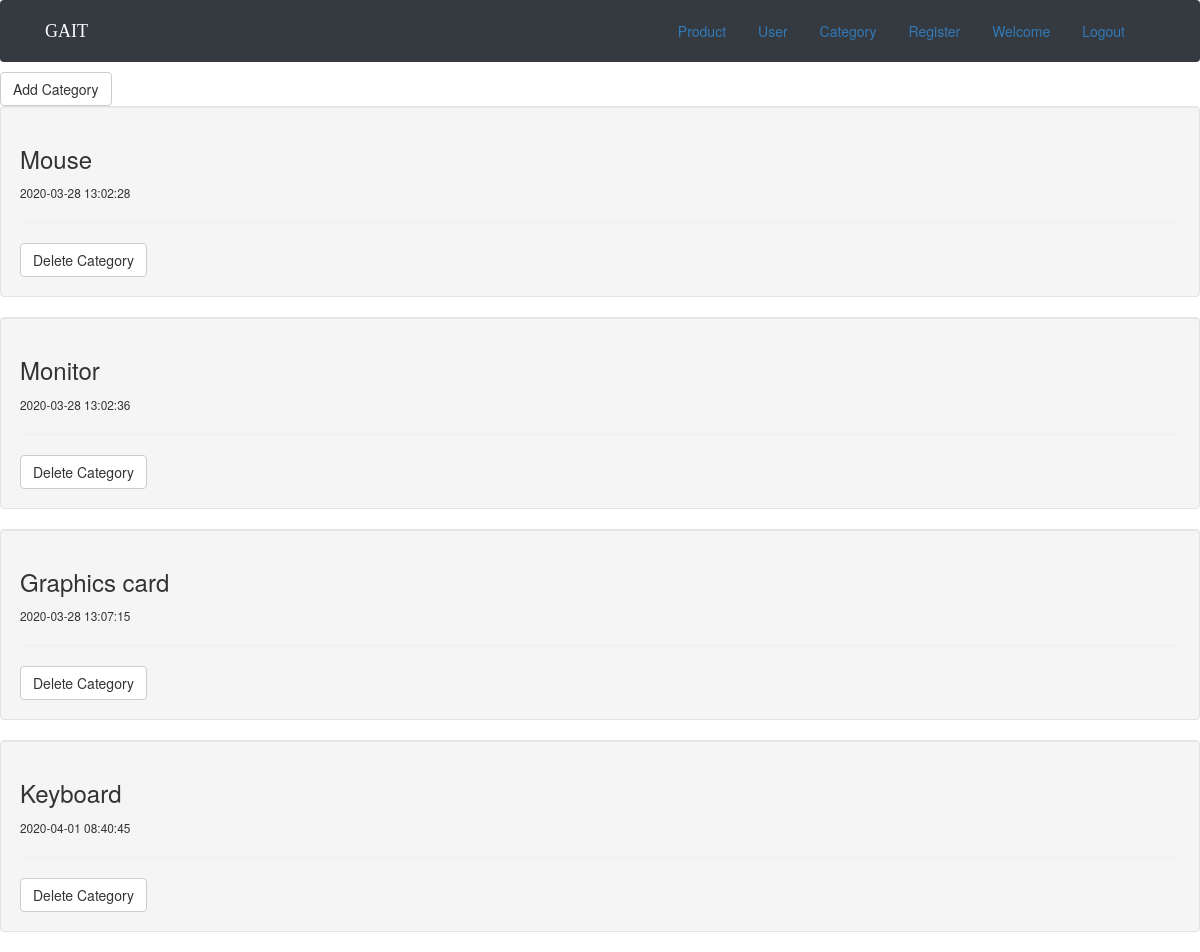
The app's page /category.php with its own data.
### tables this page shows
CREATE TABLE `category` (
  `id` int(11) NOT NULL,
  `name` varchar(255) NOT NULL,
  `create_date` datetime NOT NULL DEFAULT CURRENT_TIMESTAMP
);

### category.php (the view, shortened to what this page needs)
<?php
  include "header.php";
  include "config.php";
$query = "SELECT * FROM category";
$result = mysqli_query($conn, $query);
?>
<html>
<head>
    <link rel="stylesheet"  href="assets/css/home.css">
    <link rel="stylesheet"  href="assets/css/main.css">
     <link rel="stylesheet"  href="assets/css/bootstrap.min.css">
     <link rel="stylesheet"  href="/fonts/style.css">
    <link rel="stylesheet" href="https://cdnjs.cloudflare.com/ajax/libs/font-awesome/4.7.0/css/font-awesome.min.css">
  <link rel="stylesheet" href="assets/css/bootstrap.css">
  <link rel="stylesheet" href="assets/css/style.css">
</head>
<body>
  <nav class="navbar navbar-expand-sm navbar-dark bg-dark mb-3">
        <div class="container">
          <a class="navbar-brand" href="aproduct.php" style="font-family: 'Bree Serif', serif">GAIT</a>
          <div class="collapse navbar-collapse" id="navbarNav">
          <ul class="nav nav-pills justify-content-end">
          <li><a class="na" href="aproduct.php">Product</a></li>
          <li><a class="na" href="user.php">User</a></li>
          <li><a class="na" href="category.php">Category</a></li>
          <li><a class="na" href="aregister.php">Register</a></li>
          <li><a class="na" href="#">Welcome <?php echo $_SESSION['name']; ?></a></li>
          <li><a class="na" href="logout.php">Logout</a></li>
          </ul>
          </div>
    </nav>
    <div>
      <a class="btn btn-default" href="addcategory.php">Add Category</a>
     <?php
    while($row=mysqli_fetch_array($result))   : ?>
    <div class="well">
      <h3><?php echo $row['name']; ?></h3>
      <small><?php echo $row['create_date']; ?></small>
      <hr />
      <a class="btn btn-default" href="" target="_blank">Delete Category</a>
    </div>
    <?php endwhile; ?>
    </div>
</body>
</html>

### header.php
<!doctype html>
<html>
</html>

### assets/css/home.css (style rules this page uses)
html { overflow-x: hidden; }

### records on screen
category: name "Mouse", create_date "2020-03-28 13:02:28"
category: name "Monitor", create_date "2020-03-28 13:02:36"
category: name "Graphics card", create_date "2020-03-28 13:07:15"
category: name "Keyboard", create_date "2020-04-01 08:40:45"
